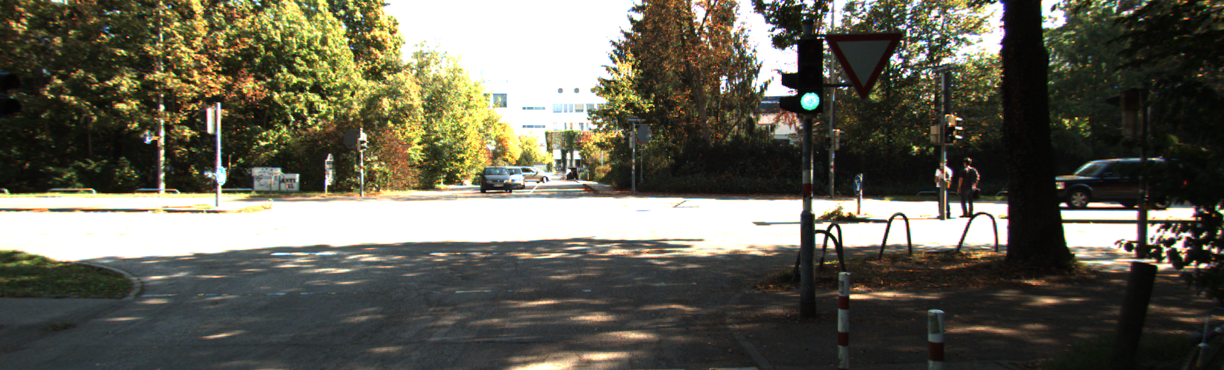
#> input picture data_files/adaptive_hist_data/0000000000.png, 1224 x 370 px; its folder holds only this picture in this run
$ python histogram_eq.py
#> lines starting #> are read from the running program, lines starting #| are printed output that depends on the picture
import cv2
import argparse
import numpy as pb
import glob


def hist_equalization(img):
    """ Normal Histogram Equalization

    Args:
        img : image input with single channel

    Returns:
        : Equalized Image
    """
    array = pb.asarray(img)
    bin_cont = pb.bincount(array.flatten(), minlength=256)
    pixels = pb.sum(bin_cont)
    bin_cont = bin_cont / pixels
    cumulative_sumhist = pb.cumsum(bin_cont)
    map = pb.floor(255 * cumulative_sumhist).astype(pb.uint8)
    arr_list = list(array.flatten())
    eq_arr = [map[p] for p in arr_list]
    arr_back = pb.reshape(pb.asarray(eq_arr), array.shape)
    return arr_back


def ahe(img, rx=136, ry=185):
    """ Adaptive Histogram Equalization

    Args:
        img : image input with single channel
        rx (int, optional): to divide horizontal regions, Note: Should be divisible by image size in x . Defaults to 136.
        ry (int, optional): to divide vertical regions, Note: Should be divisible by image size in y. Defaults to 185.

    Returns:
        : Equalized Image
    """
    v = img
    img_eq = pb.empty((v.shape[0], v.shape[1]), dtype=pb.uint8)
    for i in range(0, v.shape[1], rx):
        for j in range(0, v.shape[0], ry):
            t = v[j:j + ry, i:i + rx]
            c = hist_equalization(t)
            img_eq[j:j + ry, i:i + rx] = c
    return img_eq


def main():
    '''Main Function'''
    # Arguments
    parse = argparse.ArgumentParser()
    parse.add_argument(
        '--FilePath', default='../data_files/adaptive_hist_data',
        help='Images path')
    parse.add_argument(
        "--visualize",
        default=True,
        choices=('True', 'False'),
        help="Shows visualization. Default: False.")
    parse.add_argument(
        "--record",
        default=False,
        choices=('True', 'False'),
        help="Records video (histE.mp4 & AHE.mp4). Default: False.")

    Args = parse.parse_args()
    # Change the file format below if images are in different formats
    file_path = Args.FilePath + '/*.png'
    visualize = str(Args.visualize)
    video_write = str(Args.record)
    fps = 10
    if video_write == str(True):
        fourcc = cv2.VideoWriter_fourcc(*'mp4v')
        out1 = cv2.VideoWriter(
            "..result/histE.mp4", fourcc, fps, (1224, 370))
        out2 = cv2.VideoWriter(
            "..result/AHE.mp4", fourcc, fps, (1224, 370))
        print("Writing to Video...")

    images = sorted(glob.glob(file_path))
    for image in images:
        img = cv2.imread(image, 1)
#> img is the input picture: shape (370, 1224, 3); mean B, G, R 83.7, 96.9, 98.8
        # Covert to HSV
        hsv = cv2.cvtColor(img, cv2.COLOR_BGR2HSV)
#> hsv: shape (370, 1224, 3); mean H, S, V 44.8, 71.3, 104.9
        h, s, v = cv2.split((hsv))
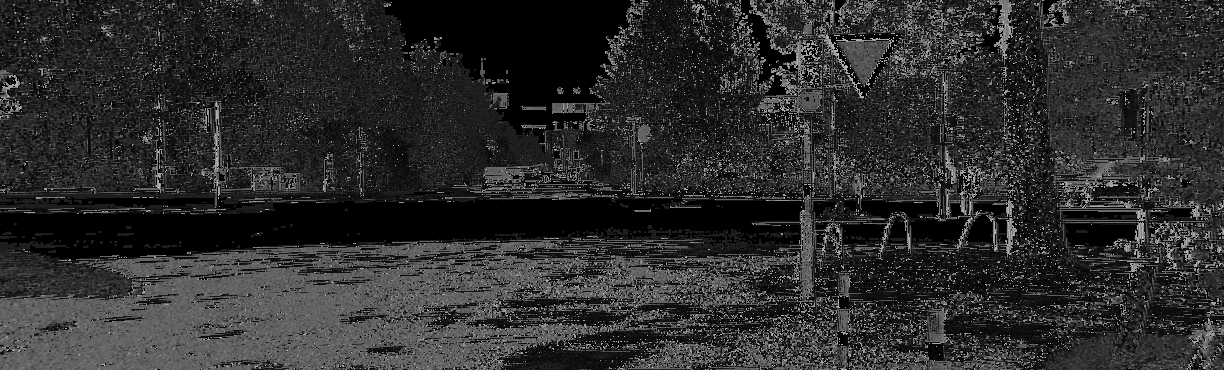
#> h: shape (370, 1224); min 0, max 179, mean 44.8
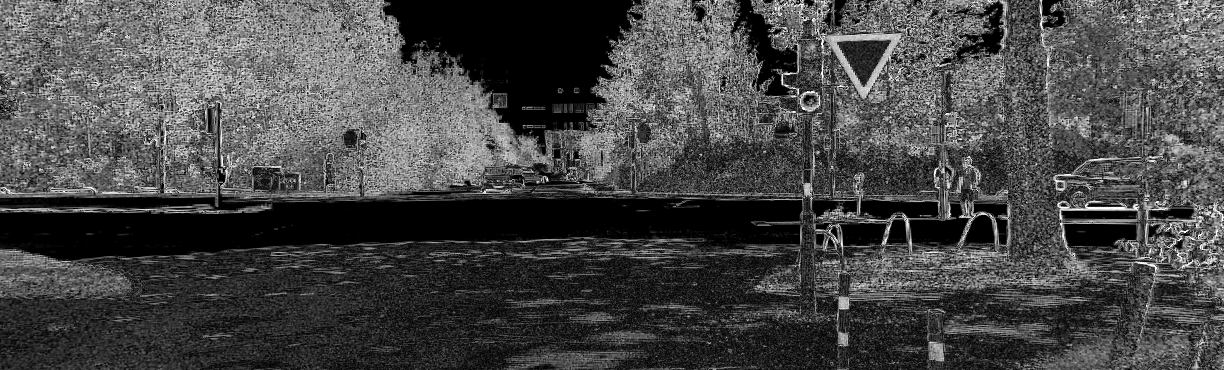
#> s: shape (370, 1224); min 0, max 255, mean 71.3
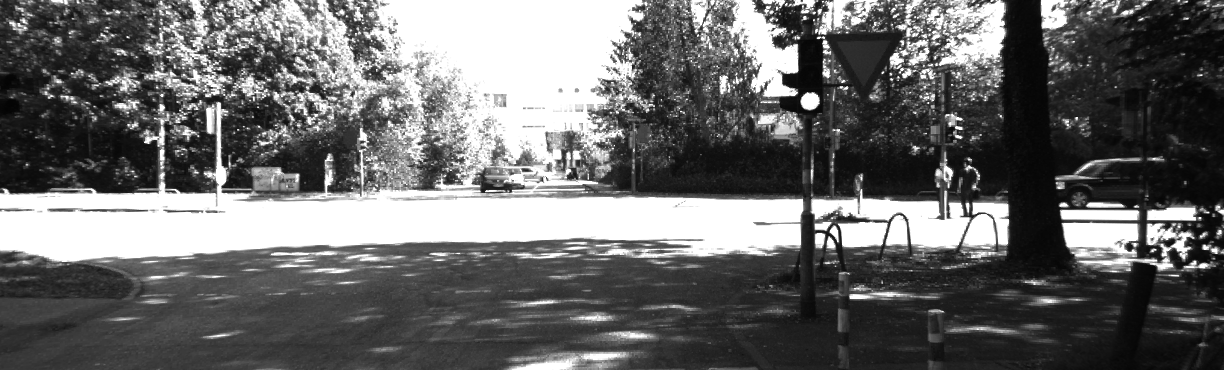
#> v: shape (370, 1224); min 3, max 255, mean 104.9
        hist_v = hist_equalization(v)
#> in hist_equalization, `bin_cont = pb.bincount(array.flatten(), minlength=256)`: bin_cont = 256 values, max 84250 at index 255, min 0 at index 0, mean 1769.1
#> in hist_equalization, `pixels = pb.sum(bin_cont)`: pixels = 452880
#> in hist_equalization, `bin_cont = bin_cont / pixels`: bin_cont = 256 values, max 0.186 at index 255, min 0 at index 0, mean 0.00391
#> in hist_equalization, `cumulative_sumhist = pb.cumsum(bin_cont)`: cumulative_sumhist = 256 values from 0 to 1
#> in hist_equalization, `map = pb.floor(255 * cumulative_sumhist).astype(pb.uint8)`: map = 256 values from 0 to 254
#> in hist_equalization, `arr_list = list(array.flatten())`: arr_list = 452880 items
        # Merge back the channel
        merged_hist = cv2.merge((h, s, hist_v))
#> merged_hist: shape (370, 1224, 3); mean H, S, V 44.8, 71.3, 132
        hist = cv2.cvtColor(merged_hist, cv2.COLOR_HSV2BGR)
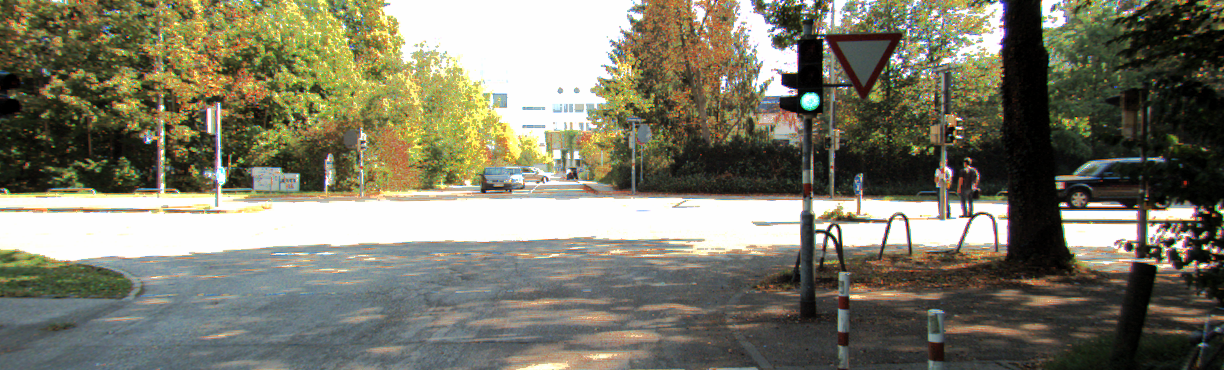
#> hist: shape (370, 1224, 3); mean B, G, R 103.9, 121.2, 122.8

        ahe_v = ahe(v)
#> after the loop in ahe, `for i in range(0, v.shape[1], rx):`:
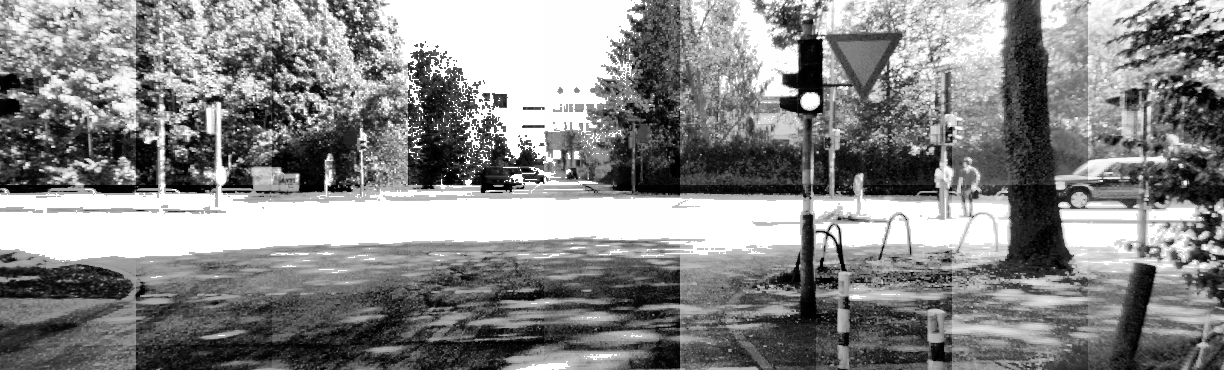
#> img_eq: shape (370, 1224); min 0, max 255, mean 135.4
#> after the loop in ahe, `for i in range(0, v.shape[1], rx):`:
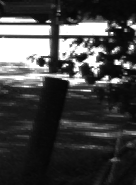
#> t: shape (185, 136); min 5, max 255, mean 67.1
        merged_ahe = cv2.merge((h, s, ahe_v))
#> merged_ahe: shape (370, 1224, 3); mean H, S, V 44.8, 71.3, 135.4
        ahe_img = cv2.cvtColor(merged_ahe, cv2.COLOR_HSV2BGR)
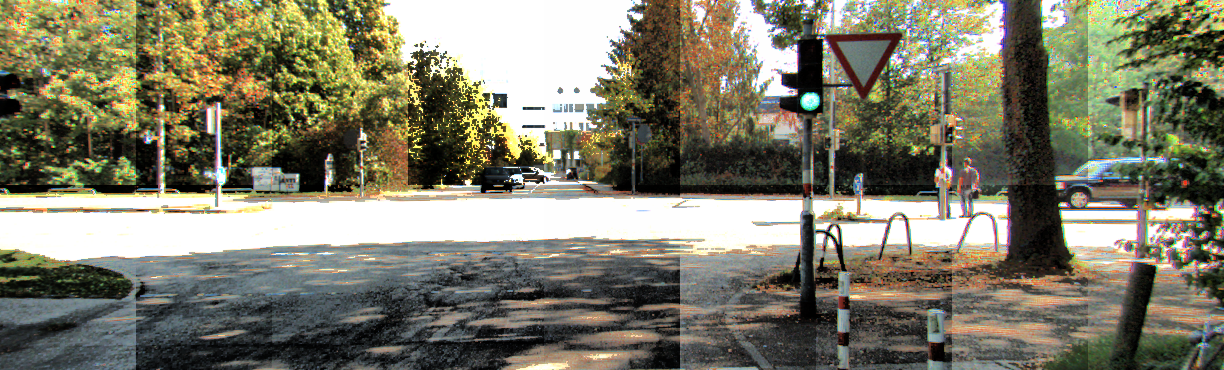
#> ahe_img: shape (370, 1224, 3); mean B, G, R 105.1, 123.7, 125.6

        if video_write == str(True):
            out1.write(hist)
            out2.write(ahe_img)
        if visualize == str(True):
            cv2.imshow("Original", img)
            cv2.imshow("Histogram Equalization", hist)
            cv2.imshow("AHE", ahe_img)
            cv2.waitKey(1)
        if cv2.waitKey(1) & 0xFF == ord('q'):
#> (key q is pressed here)
            break
    if video_write == str(True):
        out1.release()
        out2.release()


if __name__ == '__main__':
    main()
